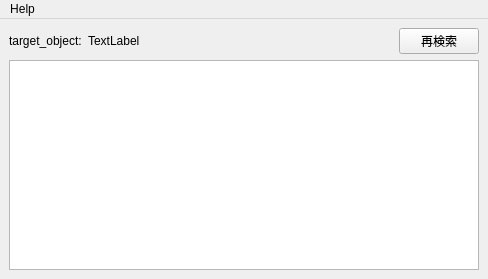
<?xml version="1.0" encoding="UTF-8"?>
<ui version="4.0">
 <class>MainWindow</class>
 <widget class="QMainWindow" name="MainWindow">
  <property name="geometry">
   <rect>
    <x>0</x>
    <y>0</y>
    <width>488</width>
    <height>279</height>

   </rect>
  </property>
  <property name="windowTitle">
   <string>MainWindow</string>
  </property>
  <widget class="QWidget" name="centralwidget">
   <layout class="QVBoxLayout" name="verticalLayout" stretch="0,0,1">
    <item>
     <layout class="QHBoxLayout" name="horizontalLayout_3" stretch="0,0,0,0">
      <item>
       <widget class="QLabel" name="label">
        <property name="text">
         <string>target_object:</string>
        </property>
       </widget>
      </item>
      <item>
       <widget class="QLabel" name="target_obj_txt">
        <property name="text">
         <string>TextLabel</string>
        </property>
       </widget>
      </item>
      <item>
       <spacer name="horizontalSpacer">
        <property name="orientation">
         <enum>Qt::Horizontal</enum>
        </property>
        <property name="sizeHint" stdset="0">
         <size>
          <width>40</width>
          <height>20</height>
         </size>
        </property>
       </spacer>
      </item>
      <item>
       <widget class="QPushButton" name="re_search_btn">
        <property name="text">
         <string>再検索</string>
        </property>
       </widget>
      </item>
     </layout>
    </item>
    <item>
     <widget class="QListWidget" name="selector_list"/>
    </item>
    <item>
     <layout class="QVBoxLayout" name="selector_vlay"/>
    </item>
   </layout>
  </widget>
  <widget class="QMenuBar" name="menubar">
   <property name="geometry">
    <rect>
     <x>0</x>
     <y>0</y>
     <width>488</width>
     <height>26</height>

    </rect>
   </property>
   <widget class="QMenu" name="menutest">
    <property name="title">
     <string>Help</string>
    </property>
    <addaction name="action_manual"/>
   </widget>
   <addaction name="menutest"/>
  </widget>
  <action name="action_manual">

   <property name="text">
    <string>ツールドキュメント</string>
   </property>
  </action>
 </widget>
 <resources/>
 <connections/>
</ui>
